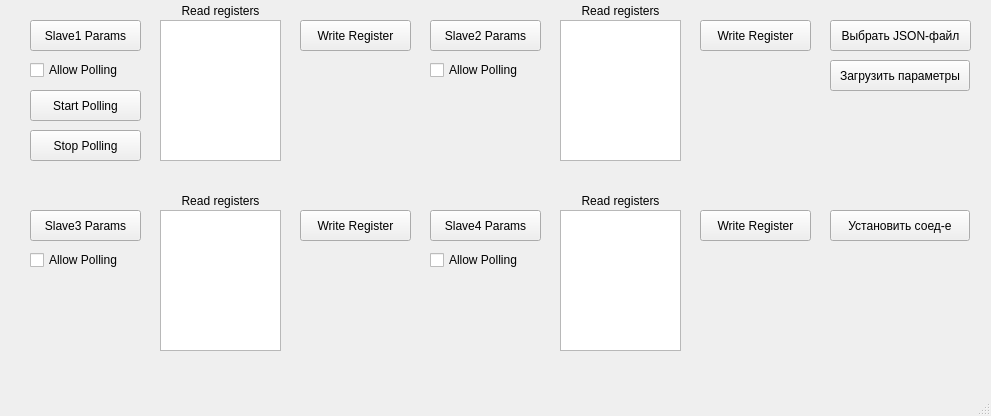
<?xml version="1.0" encoding="UTF-8"?>
<ui version="4.0">
 <class>MainWindow</class>
 <widget class="QMainWindow" name="MainWindow">
  <property name="geometry">
   <rect>
    <x>0</x>
    <y>0</y>
    <width>991</width>
    <height>416</height>
   </rect>
  </property>
  <property name="windowTitle">
   <string>MainWindow</string>
  </property>
  <widget class="QWidget" name="centralwidget">
   <widget class="QPushButton" name="pushButtonChooseJSON">
    <property name="geometry">
     <rect>
      <x>830</x>
      <y>20</y>
      <width>141</width>
      <height>31</height>
     </rect>
    </property>
    <property name="text">
     <string>Выбрать JSON-файл</string>
    </property>
   </widget>
   <widget class="QLabel" name="LabelMessage">
    <property name="geometry">
     <rect>
      <x>300</x>
      <y>60</y>
      <width>111</width>
      <height>121</height>
     </rect>
    </property>
    <property name="text">
     <string/>
    </property>
    <property name="alignment">
     <set>Qt::AlignLeading|Qt::AlignLeft|Qt::AlignTop</set>
    </property>
    <property name="wordWrap">
     <bool>true</bool>
    </property>
   </widget>
   <widget class="QListView" name="ReadRegisters">
    <property name="geometry">
     <rect>
      <x>160</x>
      <y>20</y>
      <width>121</width>
      <height>141</height>
     </rect>
    </property>
   </widget>
   <widget class="QLabel" name="label_3">
    <property name="geometry">
     <rect>
      <x>160</x>
      <y>0</y>
      <width>121</width>
      <height>21</height>
     </rect>
    </property>
    <property name="text">
     <string>Read registers</string>
    </property>
    <property name="alignment">
     <set>Qt::AlignCenter</set>
    </property>
    <property name="wordWrap">
     <bool>true</bool>
    </property>
   </widget>
   <widget class="QPushButton" name="pushButtonStartPolling">
    <property name="geometry">
     <rect>
      <x>30</x>
      <y>90</y>
      <width>111</width>
      <height>31</height>
     </rect>
    </property>
    <property name="text">
     <string>Start Polling</string>
    </property>
   </widget>
   <widget class="QPushButton" name="pushButtonStopPolling">
    <property name="geometry">
     <rect>
      <x>30</x>
      <y>130</y>
      <width>111</width>
      <height>31</height>
     </rect>
    </property>
    <property name="text">
     <string>Stop Polling</string>
    </property>
   </widget>
   <widget class="QPushButton" name="pushButtonLoadParams">
    <property name="geometry">
     <rect>
      <x>830</x>
      <y>60</y>
      <width>140</width>
      <height>31</height>
     </rect>
    </property>
    <property name="text">
     <string>Загрузить параметры</string>
    </property>
   </widget>
   <widget class="QPushButton" name="pushButtonSlave1Settings">
    <property name="geometry">
     <rect>
      <x>30</x>
      <y>20</y>
      <width>111</width>
      <height>31</height>
     </rect>
    </property>
    <property name="text">
     <string>Slave1 Params</string>
    </property>
   </widget>
   <widget class="QPushButton" name="pushButtonSlave2Settings">
    <property name="geometry">
     <rect>
      <x>430</x>
      <y>20</y>
      <width>111</width>
      <height>31</height>
     </rect>
    </property>
    <property name="text">
     <string>Slave2 Params</string>
    </property>
   </widget>
   <widget class="QLabel" name="LabelMessage_2">
    <property name="geometry">
     <rect>
      <x>700</x>
      <y>60</y>
      <width>111</width>
      <height>121</height>
     </rect>
    </property>
    <property name="text">
     <string/>
    </property>
    <property name="alignment">
     <set>Qt::AlignLeading|Qt::AlignLeft|Qt::AlignTop</set>
    </property>
    <property name="wordWrap">
     <bool>true</bool>
    </property>
   </widget>
   <widget class="QListView" name="ReadRegisters_2">
    <property name="geometry">
     <rect>
      <x>560</x>
      <y>20</y>
      <width>121</width>
      <height>141</height>
     </rect>
    </property>
   </widget>
   <widget class="QLabel" name="label_6">
    <property name="geometry">
     <rect>
      <x>560</x>
      <y>0</y>
      <width>121</width>
      <height>21</height>
     </rect>
    </property>
    <property name="text">
     <string>Read registers</string>
    </property>
    <property name="alignment">
     <set>Qt::AlignCenter</set>
    </property>
    <property name="wordWrap">
     <bool>true</bool>
    </property>
   </widget>
   <widget class="QPushButton" name="pushButtonWriteReg">
    <property name="geometry">
     <rect>
      <x>300</x>
      <y>20</y>
      <width>111</width>
      <height>31</height>
     </rect>
    </property>
    <property name="text">
     <string>Write Register</string>
    </property>
   </widget>
   <widget class="QPushButton" name="pushButtonWriteReg_2">
    <property name="geometry">
     <rect>
      <x>700</x>
      <y>20</y>
      <width>111</width>
      <height>31</height>
     </rect>
    </property>
    <property name="text">
     <string>Write Register</string>
    </property>
   </widget>
   <widget class="QLabel" name="label_4">
    <property name="geometry">
     <rect>
      <x>160</x>
      <y>190</y>
      <width>121</width>
      <height>21</height>
     </rect>
    </property>
    <property name="text">
     <string>Read registers</string>
    </property>
    <property name="alignment">
     <set>Qt::AlignCenter</set>
    </property>
    <property name="wordWrap">
     <bool>true</bool>
    </property>
   </widget>
   <widget class="QListView" name="ReadRegisters_3">
    <property name="geometry">
     <rect>
      <x>160</x>
      <y>210</y>
      <width>121</width>
      <height>141</height>
     </rect>
    </property>
   </widget>
   <widget class="QPushButton" name="pushButtonSlave3Settings">
    <property name="geometry">
     <rect>
      <x>30</x>
      <y>210</y>
      <width>111</width>
      <height>31</height>
     </rect>
    </property>
    <property name="text">
     <string>Slave3 Params</string>
    </property>
   </widget>
   <widget class="QPushButton" name="pushButtonWriteReg_3">
    <property name="geometry">
     <rect>
      <x>300</x>
      <y>210</y>
      <width>111</width>
      <height>31</height>
     </rect>
    </property>
    <property name="text">
     <string>Write Register</string>
    </property>
   </widget>
   <widget class="QPushButton" name="pushButtonSlave4Settings">
    <property name="geometry">
     <rect>
      <x>430</x>
      <y>210</y>
      <width>111</width>
      <height>31</height>
     </rect>
    </property>
    <property name="text">
     <string>Slave4 Params</string>
    </property>
   </widget>
   <widget class="QPushButton" name="pushButtonWriteReg_4">
    <property name="geometry">
     <rect>
      <x>700</x>
      <y>210</y>
      <width>111</width>
      <height>31</height>
     </rect>
    </property>
    <property name="text">
     <string>Write Register</string>
    </property>
   </widget>
   <widget class="QListView" name="ReadRegisters_4">
    <property name="geometry">
     <rect>
      <x>560</x>
      <y>210</y>
      <width>121</width>
      <height>141</height>
     </rect>
    </property>
   </widget>
   <widget class="QLabel" name="label_7">
    <property name="geometry">
     <rect>
      <x>560</x>
      <y>190</y>
      <width>121</width>
      <height>21</height>
     </rect>
    </property>
    <property name="text">
     <string>Read registers</string>
    </property>
    <property name="alignment">
     <set>Qt::AlignCenter</set>
    </property>
    <property name="wordWrap">
     <bool>true</bool>
    </property>
   </widget>
   <widget class="QLabel" name="LabelMessage_4">
    <property name="geometry">
     <rect>
      <x>700</x>
      <y>250</y>
      <width>111</width>
      <height>121</height>
     </rect>
    </property>
    <property name="text">
     <string/>
    </property>
    <property name="alignment">
     <set>Qt::AlignLeading|Qt::AlignLeft|Qt::AlignTop</set>
    </property>
    <property name="wordWrap">
     <bool>true</bool>
    </property>
   </widget>
   <widget class="QLabel" name="LabelMessage_3">
    <property name="geometry">
     <rect>
      <x>300</x>
      <y>250</y>
      <width>111</width>
      <height>121</height>
     </rect>
    </property>
    <property name="text">
     <string/>
    </property>
    <property name="alignment">
     <set>Qt::AlignLeading|Qt::AlignLeft|Qt::AlignTop</set>
    </property>
    <property name="wordWrap">
     <bool>true</bool>
    </property>
   </widget>
   <widget class="QLabel" name="LabelMessage_5">
    <property name="geometry">
     <rect>
      <x>830</x>
      <y>100</y>
      <width>141</width>
      <height>101</height>
     </rect>
    </property>
    <property name="text">
     <string/>
    </property>
    <property name="alignment">
     <set>Qt::AlignLeading|Qt::AlignLeft|Qt::AlignTop</set>
    </property>
    <property name="wordWrap">
     <bool>true</bool>
    </property>
   </widget>
   <widget class="QPushButton" name="pushButtonConnect">
    <property name="geometry">
     <rect>
      <x>830</x>
      <y>210</y>
      <width>140</width>
      <height>31</height>
     </rect>
    </property>
    <property name="text">
     <string>Установить соед-е</string>
    </property>
   </widget>
   <widget class="QCheckBox" name="checkBoxPolling">
    <property name="geometry">
     <rect>
      <x>30</x>
      <y>60</y>
      <width>111</width>
      <height>20</height>
     </rect>
    </property>
    <property name="text">
     <string>Allow Polling</string>
    </property>
   </widget>
   <widget class="QCheckBox" name="checkBoxPolling_2">
    <property name="geometry">
     <rect>
      <x>430</x>
      <y>60</y>
      <width>111</width>
      <height>20</height>
     </rect>
    </property>
    <property name="text">
     <string>Allow Polling</string>
    </property>
   </widget>
   <widget class="QCheckBox" name="checkBoxPolling_3">
    <property name="geometry">
     <rect>
      <x>30</x>
      <y>250</y>
      <width>111</width>
      <height>20</height>
     </rect>
    </property>
    <property name="text">
     <string>Allow Polling</string>
    </property>
   </widget>
   <widget class="QCheckBox" name="checkBoxPolling_4">
    <property name="geometry">
     <rect>
      <x>430</x>
      <y>250</y>
      <width>111</width>
      <height>20</height>
     </rect>
    </property>
    <property name="text">
     <string>Allow Polling</string>
    </property>
   </widget>
  </widget>
  <widget class="QMenuBar" name="menubar">
   <property name="geometry">
    <rect>
     <x>0</x>
     <y>0</y>
     <width>991</width>
     <height>19</height>
    </rect>
   </property>
  </widget>
  <widget class="QStatusBar" name="statusbar"/>
 </widget>
 <resources/>
 <connections/>
</ui>
